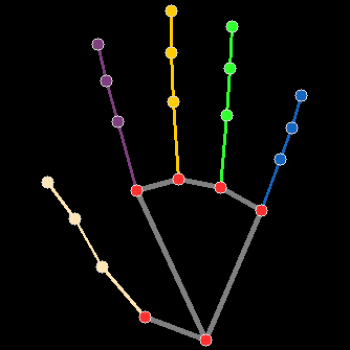
#> input picture base_gestures_new/cropped_hand_0.png, 350 x 350 px, found by its file name; its folder holds 4 pictures in this run
$ jupyter execute generate_vectors.ipynb
#> lines starting #> are read from the running program, lines starting #| are printed output that depends on the picture
[cell 1]
import cv2
import os
import numpy as np

[cell 2]
def match_gestures(image1_path, image2_path, threshold=120, show_preprocess_steps=True):
    orb = cv2.ORB_create()
    kp1, des1 = orb.detectAndCompute(image1_path, None)
    kp2, des2 = orb.detectAndCompute(image2_path, None)

    print(des2.shape)

    bf = cv2.BFMatcher(cv2.NORM_HAMMING, crossCheck=True)
    matches = bf.match(des1, des2)
    matches = sorted(matches, key=lambda x: x.distance)

    if len(matches) > threshold:
        print("The gestures are similar.")
    else:
        print("The gestures are not similar.")

    return des2

[cell 3]
def get_vectors(image):
    orb = cv2.ORB_create()
    kp1, des1 = orb.detectAndCompute(image, None)
    return des1

[cell 4]
dict = {
    "bumper_left": [],
    "right": [],
    "start": [],
    "stop": [],
    "bumper_right": [],
    "left": []
}

[cell 5]
folder_path = 'base_gestures_new'
gestures = ["bumper_left", "right", "start", "stop", "bumper_right", "left"]
counter = 0

# Iterate through all files in the folder
for filename in os.listdir(folder_path):
    if filename.endswith(('.jpg', '.jpeg', '.png', '.bmp')):

        image_path = os.path.join(folder_path, filename)
        image = cv2.imread(image_path)
#> image is the input picture: shape (350, 350, 3); mean B, G, R 6.6, 8.4, 8.6

        if image is not None:
            cv2.imshow('Image', image)
            vecs = get_vectors(image)
#> in get_vectors, `kp1, des1 = orb.detectAndCompute(image, None)`: kp1 = 482 keypoints; strongest (x, y, size): (104, 267, 64.3), (100, 260, 31), (99, 262, 44.6), (105, 269, 77.1)
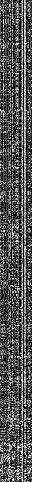
#> vecs: shape (482, 32); min 0, max 255, mean 83.8
            gesture = gestures[counter]
            dict[gesture] = vecs.tolist()

            cv2.waitKey(0)
            cv2.destroyAllWindows()
        else:
            print(f"Failed to read image: {image_path}")
    print(counter)
    counter += 1
#> pass 2 of the loop `for filename in os.listdir(folder_path):`:
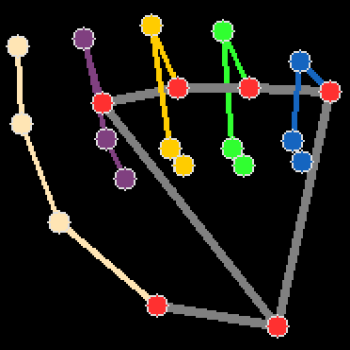
#> input picture base_gestures_new/cropped_hand_1.png, 350 x 350 px, found by its file name
#> image is the input picture: shape (350, 350, 3); mean B, G, R 19.2, 23.8, 25.1
#> kp1 = 486 keypoints; strongest (x, y, size): (172, 161, 31), (169, 159, 31), (303, 140, 31), (95, 139, 31)
#> `vecs = get_vectors(image)`:
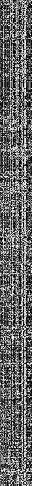
#> vecs: shape (486, 32); min 0, max 255, mean 102.4
#> pass 3 of the loop `for filename in os.listdir(folder_path):`:
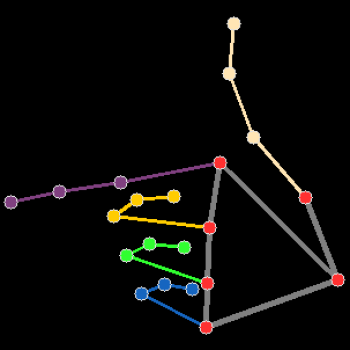
#> input picture base_gestures_new/cropped_hand_2.png, 350 x 350 px, found by its file name
#> image is the input picture: shape (350, 350, 3); mean B, G, R 8.1, 9.8, 10.4
#> kp1 = 478 keypoints; strongest (x, y, size): (230, 79, 44.6), (230, 78, 53.6), (253, 133, 64.3), (249, 137, 77.1)
#> `vecs = get_vectors(image)`:
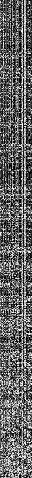
#> vecs: shape (478, 32); min 0, max 255, mean 100
#> the loop made 4 passes; the first 3 are shown

[cell 6]
import json

file_path = "base_gestures_new.json"
#> file_path = 'base_gestures_new.json'
with open(file_path, 'w') as json_file:
    json.dump(dict, json_file)
